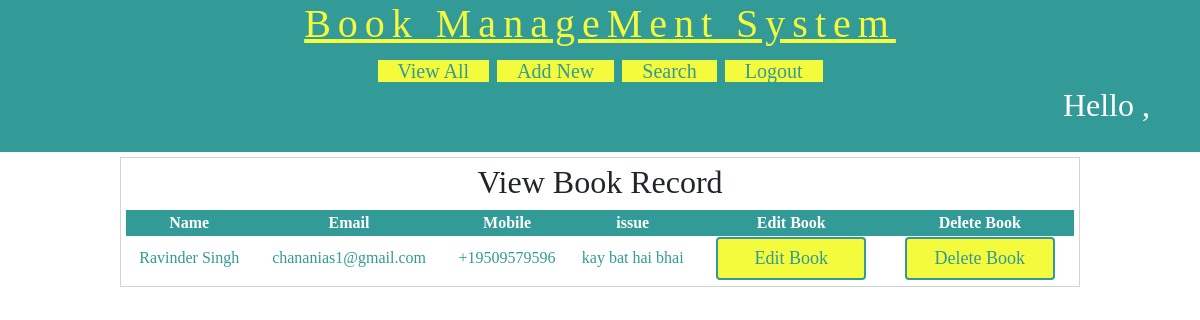
The app's page /posts/contact/ with its own data.
### posts/models.py (models this page shows)
class Contact(models.Model):
    name=models.CharField(max_length=22)
    email=models.EmailField(max_length=100)
    mobile=PhoneField(max_length=19,blank=True, help_text='Contact phone number')
    issue=models.TextField(max_length=5000)
    def __str__(self):
        return self.name
    objects=models.Manager

### posts/views.py (the view)
# urls.py: path('contact/',views.contact,name="contact"),
def contact(request):
    if request.GET.get('method')=='edit':
        contact=Contact.objects.filter(id=request.GET.get('contactid')).get()
        print(contact.email)
        return render(request,'posts/edit.html',{'contact':contact})
    if request.GET.get('method')=='delete':
        contact=Contact.objects.filter(id=request.GET.get('contactid'))
        contact.delete()
    contacts=Contact.objects.all()
    print(contacts)
    res=render(request,'posts/contactus.html',{'contacts':contacts})
    return res

### posts/templates/posts/contactus.html
{% extends 'posts/layout.html' %}
{% load static %}
{% block body %}
<div id="main">
   	<h2> View Book Record </h2>
   	<table>
   		<thead>
   			<th>Name</th>
   			<th>Email </th>
   			<th>Mobile</th>
   			<th>issue</th>
   			<th>Edit Book</th>
   			<th>Delete Book</th>
   		</thead>
   		{% for contact in contacts %}
   		<tr>
   			<td>{{contact.name}}</td>
   			<td>{{contact.email}}</td>
   			<td>{{contact.mobile}}</td>
   			<td>{{contact.issue}}</td>
   			<td><a class="btn" href="/posts/contact?contactid={{contact.id}}&method=edit">Edit Book</a></td>
   			<td><a class="btn" href="/posts/contact?contactid={{contact.id}}&method=delete">Delete Book</a></td>
   		</tr>
   		{% endfor %}
   	</table>
   </div>{% endblock %}

### static/css/BRMStyle.css (style rules this page uses)
body { background-color:white; margin:0px 0px 0px 0px; font-family:"calibri"; }
#main { margin: auto; border:solid 1px lightgray; width:80%; padding:5px; margin-top:5px; }
#main form, #main h2 { text-align:center; }
#main table { width:100%; text-align:center; color:#329A97; }
#main table th { background-color: #329A97; color:white; }
.btn { background-color:#F4FA3C; width:150px; border:solid 2px #329A97; font-size:18px; text-decoration:none; color:#329A97; padding-left:10px; padding-right:10px; }

### records on screen
Contact: name "Ravinder Singh", email "chananias1@gmail.com", mobile "+19509579596", issue "kay bat hai bhai"
